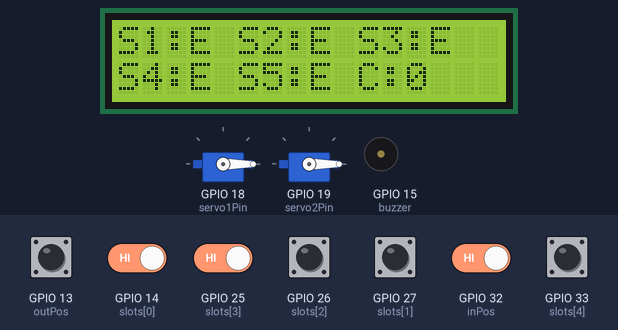
A sketch run on a simulated ESP32. On the bench: 16×2 character LCD, 2 × servo, buzzer (waves = sounding, pin HIGH). The inputs (shaded band) are chosen by the test bench; at power-on: GPIO 13 (outPos), GPIO 14 (slots[0]), GPIO 25 (slots[3]), GPIO 26 (slots[2]), GPIO 27 (slots[1]), GPIO 32 (inPos), GPIO 33 (slots[4]) HIGH.

Above: at 2.3 s.
2.4 s: GPIO 13 (outPos) pulled LOW for 3.2 s
At 4.1 s:
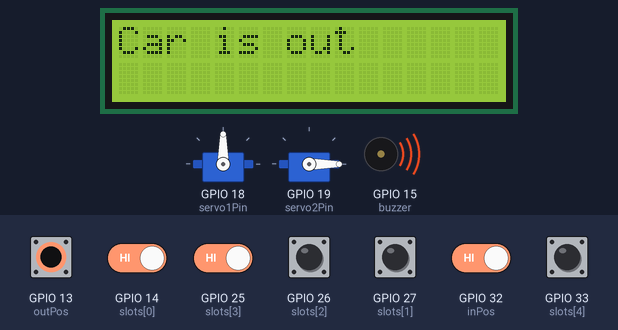
8.3 s: GPIO 14 (slots[0]) driven LOW and GPIO 32 (inPos) driven LOW
At 11.0 s:
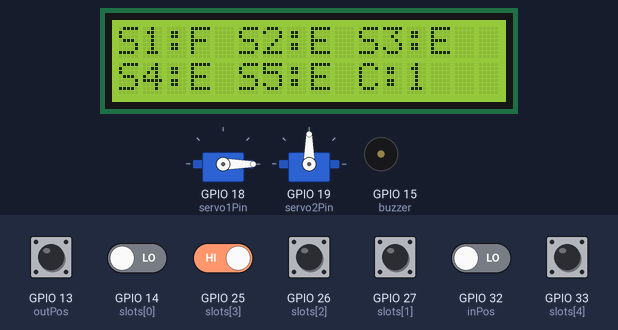
11.3 s: GPIO 32 (inPos) driven HIGH
At 13.6 s:
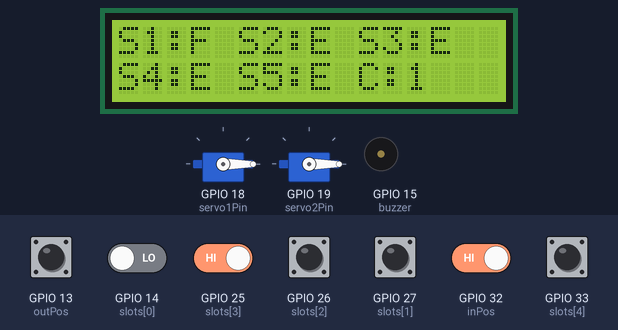
14.0 s: GPIO 13 (outPos) driven LOW and GPIO 25 (slots[3]) driven LOW
At 16.7 s:
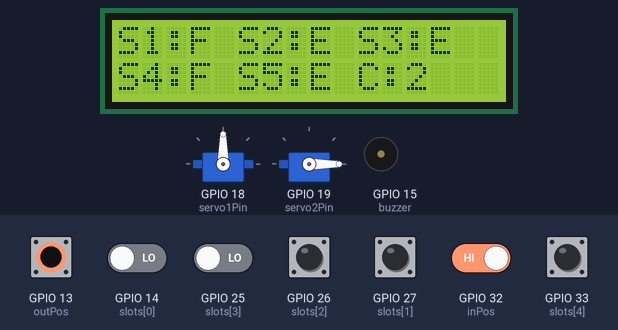
17.0 s: GPIO 32 (inPos) driven LOW
At 18.7 s:
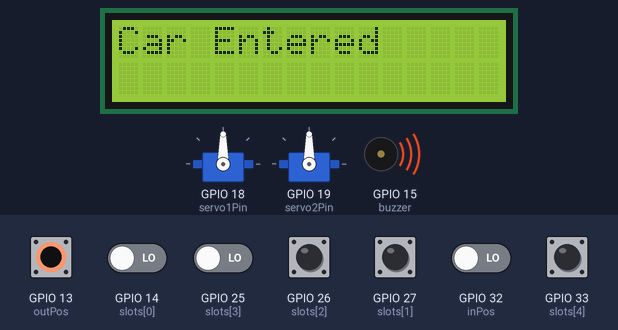
20.0 s: GPIO 13 (outPos) driven HIGH
At 22.7 s:
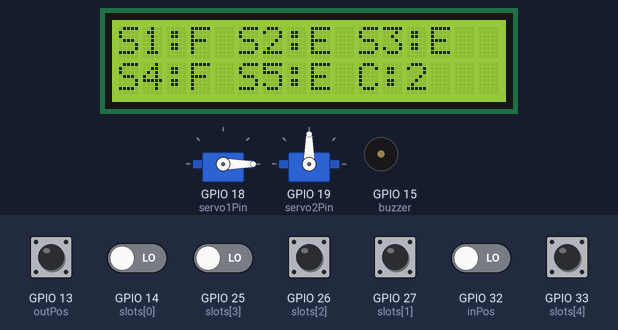
Timing chart, 0 to 23.7 s (numbered marks = the images above; inputs shaded):
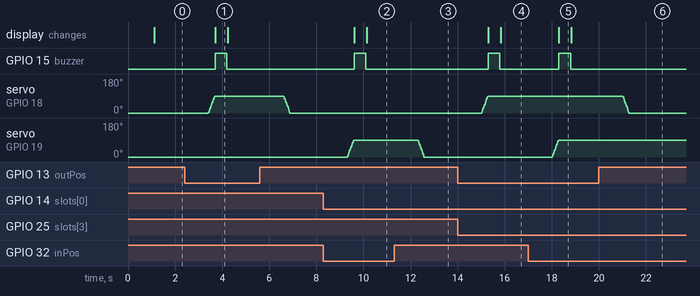

The sketch:

Smart_Car_Parking_v2.ino
```cpp
#include <Wire.h>
#include <LiquidCrystal_I2C.h>
LiquidCrystal_I2C lcd(0x27, 16, 2); // Địa chỉ I2C 0x27, LCD 16x2
#include <ESP32Servo.h>
#define servo1Pin 18
#define servo2Pin 19
Servo servo1;
Servo servo2;
int pos1 = 0;
int pos2 = 0;
#define posClose 0
#define posOpen  90

#define inPos 32
#define outPos 13
bool inPosState = HIGH;
bool outPosState = HIGH;

#define TIMEWAIT 1000
unsigned long timeWait = 0;

const int slots[5] = {14, 27, 26, 25, 33};
int carNum = 0;

#define buzzer 15

void setup() {
  Serial.begin(115200);
  lcd.begin(); // Sử dụng begin() không tham số
  lcd.backlight();
  lcd.setCursor(4, 0);
  lcd.print("Welcome!");
  delay(1000);
  lcd.clear();

  pinMode(buzzer, OUTPUT);
  pinMode(inPos, INPUT_PULLUP);
  pinMode(outPos, INPUT_PULLUP);
  for (int n = 0; n < 5; n++) {
    pinMode(slots[n], INPUT_PULLUP);
  }

  // Cấu hình servo
  ESP32PWM::allocateTimer(0);
  ESP32PWM::allocateTimer(1);
  ESP32PWM::allocateTimer(2);
  ESP32PWM::allocateTimer(3);
  servo1.setPeriodHertz(50);
  servo2.setPeriodHertz(50);
  servo1.attach(servo1Pin, 500, 2400);
  servo2.attach(servo2Pin, 500, 2400);

  // Đặt servo về vị trí ban đầu
  servo1.write(posClose);
  servo2.write(posClose);
  pos1 = posClose;
  pos2 = posClose;

  showLCD();
}

void loop() {
  // Kiểm tra trạng thái cảm biến vào/ra
  bool currentInPos = (digitalRead(inPos) == LOW);
  bool currentOutPos = (digitalRead(outPos) == LOW);

  // Xử lý xe vào
  if (currentInPos) {
    if (inPosState == HIGH) {
      timeWait = millis();
      if (carNum >= 5) {
        lcd.clear();
        lcd.print("Car Full");
        lcd.setCursor(0, 1);
        lcd.print("Slot Unavailable");
        beep(800, 2);
      }
      inPosState = LOW;
    }

    if (carNum < 5 && (millis() - timeWait > TIMEWAIT)) {
      if (pos1 == posClose) {
        openBarrier(&servo2, &pos1);
        lcd.clear();
        lcd.print("Car Entered");
        beep(500, 1);
        carNum++;
        showLCD();
      }
    }
  } else {
    if (inPosState == LOW) {
      timeWait = millis();
      inPosState = HIGH;
    }

    if (pos1 == posOpen && (millis() - timeWait > TIMEWAIT)) {
      closeBarrier(&servo2, &pos1);
    }
  }

  // Xử lý xe ra
  if (currentOutPos) {
    if (outPosState == HIGH) {
      timeWait = millis();
      outPosState = LOW;
    }

    if (millis() - timeWait > TIMEWAIT) {
      if (pos2 == posClose) {
        openBarrier(&servo1, &pos2);
        lcd.clear();
        lcd.print("Car is out");
        beep(500, 1);
        carNum = (carNum > 0) ? carNum - 1 : 0;
        showLCD();
      }
    }
  } else {
    if (outPosState == LOW) {
      timeWait = millis();
      outPosState = HIGH;
    }

    if (pos2 == posOpen && (millis() - timeWait > TIMEWAIT)) {
      closeBarrier(&servo1, &pos2);
    }
  }
}

void openBarrier(Servo* s, int* pos) {
  for (int i = *pos; i <= posOpen; i += 5) {
    s->write(i);
    delay(15);
  }
  *pos = posOpen;
}

void closeBarrier(Servo* s, int* pos) {
  for (int i = *pos; i >= posClose; i -= 5) {
    s->write(i);
    delay(15);
  }
  *pos = posClose;
}

void beep(int duration, int times) {
  for (int i = 0; i < times; i++) {
    digitalWrite(buzzer, HIGH);
    delay(duration);
    digitalWrite(buzzer, LOW);
    if (i < times - 1) delay(duration);
  }
}

void showLCD() {
  carNum = 0;
  lcd.clear();

  // Hiển thị slot 1-3 ở hàng đầu
  lcd.setCursor(0, 0);
  for (int n = 0; n < 3; n++) {
    lcd.print("S");
    lcd.print(n+1);
    lcd.print(":");
    if (digitalRead(slots[n]) == LOW) {
      lcd.print("F ");
      carNum++;
    } else {
      lcd.print("E ");
    }
  }

  // Hiển thị slot 4-5 và tổng xe ở hàng dưới
  lcd.setCursor(0, 1);
  for (int n = 3; n < 5; n++) {
    lcd.print("S");
    lcd.print(n+1);
    lcd.print(":");
    if (digitalRead(slots[n]) == LOW) {
      lcd.print("F ");
      carNum++;
    } else {
      lcd.print("E ");
    }
  }

  lcd.setCursor(10, 1);
  lcd.print("C:");
  lcd.print(carNum);
}
```

Measured:
- after the input at 2.4 s, GPIO 15 (buzzer): LOW → HIGH after 1.3 s, → LOW 0.50 s later; servo on GPIO 18 (servo1Pin): rises from 0° to 90° in 0.27 s, then falls to 0° in 3.2 s; the display: changes after 1.3 s (image 1)
- after the input at 8.3 s, GPIO 15 (buzzer): LOW → HIGH after 1.3 s, → LOW 0.50 s later; servo on GPIO 19 (servo2Pin): moves from 0° to 90° over 0.27 s, starting after 1.0 s; the display: first changes after 1.3 s (image 2 shows a later state)
- after the input at 11.3 s, servo on GPIO 19 (servo2Pin): moves from 90° to 0° over 0.26 s, starting after 1.0 s
- after the input at 14.0 s, GPIO 15 (buzzer): LOW → HIGH after 1.3 s, → LOW 0.50 s later; servo on GPIO 18 (servo1Pin): moves from 0° to 90° over 0.27 s, starting after 1.0 s; the display: first changes after 1.3 s (image 4 shows a later state)
- after the input at 17.0 s, GPIO 15 (buzzer): LOW → HIGH after 1.3 s, → LOW 0.50 s later; servo on GPIO 19 (servo2Pin): moves from 0° to 90° over 0.27 s, starting after 1.0 s; the display: changes after 1.3 s (image 5)
- after the input at 20.0 s, servo on GPIO 18 (servo1Pin): moves from 90° to 0° over 0.26 s, starting after 1.0 s
- what the display in image 1 shows lasts 0.5 s, from 3.7 s to 4.2 s
